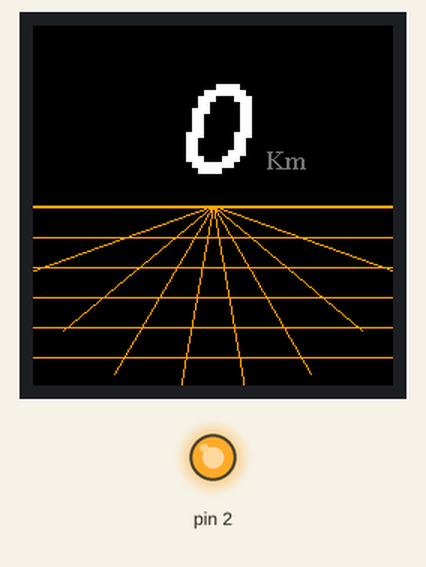
Recording of a sketch running on a simulated Arduino Uno, built with avr-gcc and run on an emulated ATmega328P. On the bench: 240×240 colour display, output pins drawn as LEDs (lit = HIGH).

Above: at 0.41 s.
At 1.04 s:
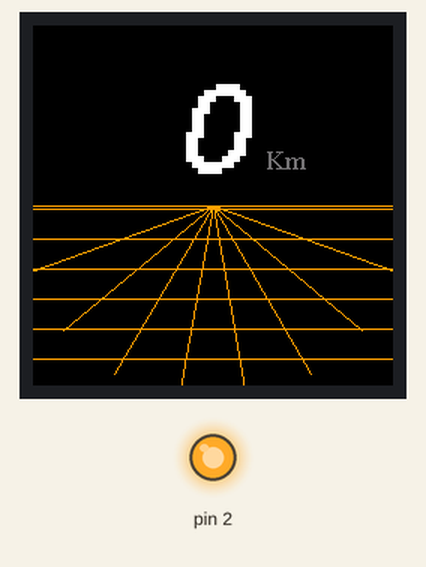
At 1.97 s:
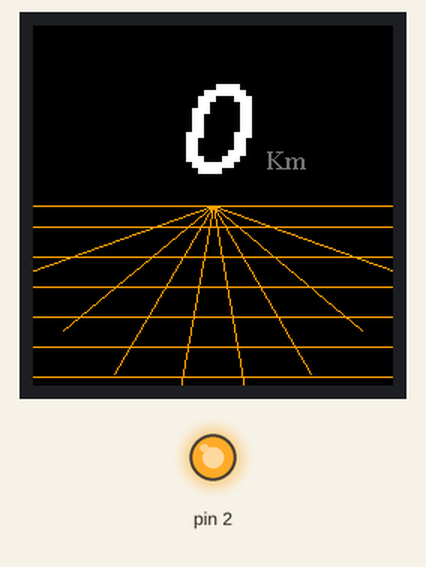
At 3.84 s:
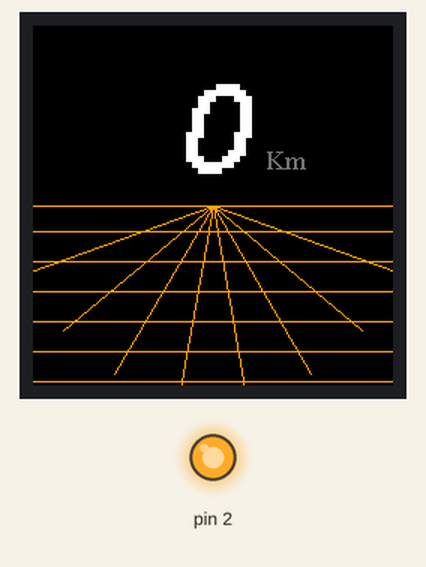
At 5.39 s:
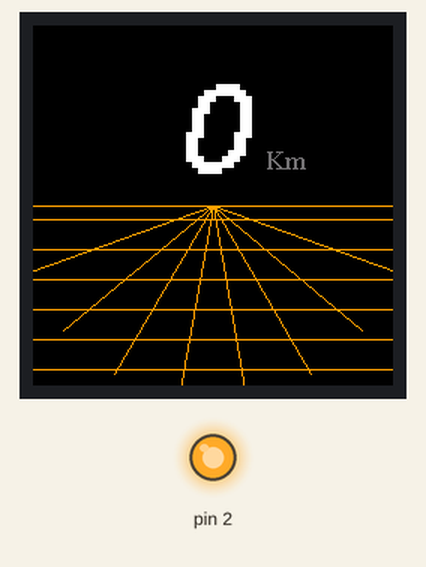
At 7.26 s:
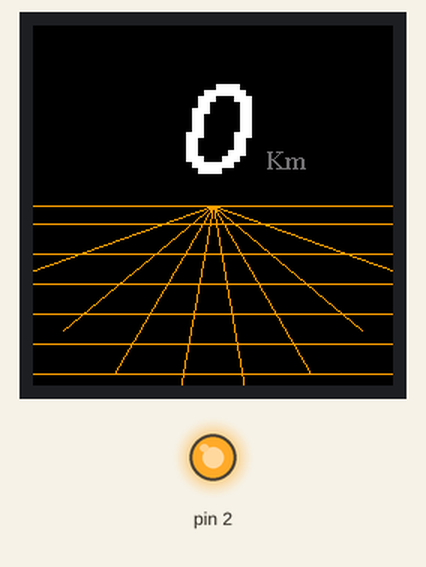

The sketch:

roadgoing.ino
```cpp
#include <Adafruit_GFX.h>
#include <Adafruit_GC9A01A.h>
#include <SPI.h>
#include <Fonts/FreeMonoBoldOblique12pt7b.h>
#include <Fonts/FreeSerif9pt7b.h>

// Paramètres de l'écran
#define TFT_CS   10
#define TFT_DC   7
#define TFT_RST  8

Adafruit_GC9A01A tft = Adafruit_GC9A01A(TFT_CS, TFT_DC, TFT_RST);


int xdecal =0;

int distance=0;

void setup() {
    tft.begin();
    pinMode(6, INPUT);
    pinMode(4, INPUT);
    pinMode(2, OUTPUT);
    digitalWrite(2,HIGH);
    tft.setRotation(1);  // Adjust rotation if needed
    tft.fillScreen(0x0000);
    tft.drawLine(0 , 120, 240, 120, 0xFD00);

    //a Commented out sun if you find it pretty

    /*
    tft.fillCircle(120,110,60,0xF81A);
    tft.fillRect(59,120,122,60,0x0000);
    tft.fillRect(59,110,122,-15,0x0000);
    tft.fillRect(59,85,122,-12,0x0000);
    tft.fillRect(59,65,122,-10,0x0000);
    */

    //draw the distance
    tft.setFont(&FreeMonoBoldOblique12pt7b);
    tft.setTextSize(4);
    tft.setCursor(90 ,95);
    tft.setTextColor(0xffff);
    tft.print(String(distance));
    tft.setTextSize(1);
    tft.setFont(&FreeSerif9pt7b);
    tft.setCursor(155 ,95);
    tft.setTextColor(0x738E);
    tft.print("Km");

    //draw the converging lines
    for(int i=20;i<180;i+=20)
    {
    tft.drawLine(120 , 120, 120+cos((i*PI)/180)*130, 120+sin((i*PI)/180)*130, 0xFD00);
    }

}


void loop() {

    //draw the horizontal lines and increase xdecal
    for(int i=120;i<240;i+=20)
    {
    tft.drawLine(0 , i+xdecal, 240, i+xdecal, 0x0000);
    }
    xdecal++;
    if(xdecal>20){
      xdecal=0;
    }
    for(int i=120;i<240;i+=20)
    {
    tft.drawLine(0 , i+xdecal, 240, i+xdecal, 0xFD00);
    }
    for(int i=20;i<180;i+=20)
    {
    tft.drawLine(120 , 120, 120+cos((i*PI)/180)*130, 120+sin((i*PI)/180)*130, 0xFD00);
    }
    tft.drawLine(0 , 120, 240, 120, 0xFD00);


}
```

Measured:
- by itself, everything shown: repeats every 6.5 s, in 21 steps
